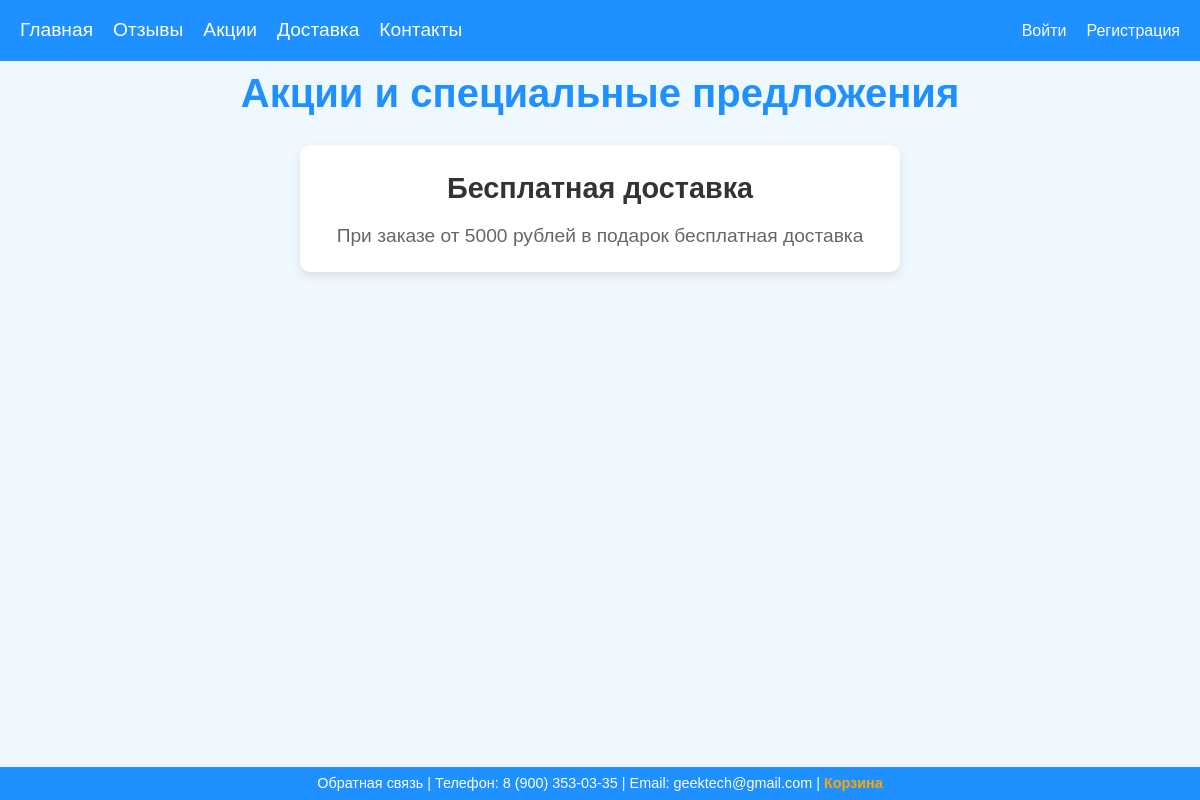
The app's page /geektech/promotions/ with its own data.
### shopapp/models.py (models this page shows)
class Promotion(models.Model):
    title = models.CharField(max_length=150)
    text = models.TextField(max_length=2000)

### shopapp/views.py (the view)
# urls.py: path('promotions/', PromotionsView.as_view(), name='promotions'),
class PromotionsView(View):
    def get(self, request: HttpRequest):
        promotions = Promotion.objects.all()
        return render(request, 'promotions.html', {'promotions':promotions})

### shopapp/templates/promotions.html (shortened to what this page needs)
{% extends 'base.html' %}
{% block additional_styles %}
    {% load static %}
    <link rel="stylesheet" href="{% static 'css/base.css' %}">
    <link rel="stylesheet" href="{% static 'css/promotions.css' %}">
{% endblock %}
{% block main %}
        <h1>Акции и специальные предложения</h1>
        {% for promotion in promotions %}
        <div class="promotion-item">
            <h2>{{ promotion.title }}</h2>
            <p>{{ promotion.text }}</p>
            {% endfor %}
        </div>
{% endblock %}

### shopapp/static/css/base.css (style rules this page uses)
* { margin: 0; padding: 0; box-sizing: border-box; }
body { font-family: Arial, sans-serif; background-color: #f0f8ff; color: #333; line-height: 1.6; display: flex; flex-direction: column; min-height: 100vh; }

### shopapp/static/css/promotions.css (style rules this page uses)
h1 { text-align: center; font-size: 2.5em; margin-bottom: 20px; color: #1e90ff; }
.promotion-item { background-color: #fff; padding: 20px; margin: 20px auto; border-radius: 10px; box-shadow: 0 4px 10px rgba(0, 0, 0, 0.1); max-width: 600px; text-align: center; transition: transform 0.3s ease, box-shadow 0.3s ease; }
.promotion-item h2 { font-size: 1.8em; color: #333; margin-bottom: 10px; }
.promotion-item p { font-size: 1.2em; color: #666; margin: 0; }

### records on screen
Promotion: title "Бесплатная доставка", text "При заказе от 5000 рублей в подарок бесплатная доставка"
